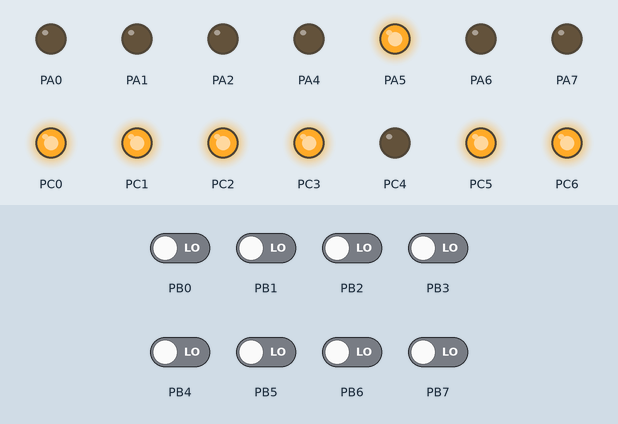
This program was run on a simulated ATmega32, built with avr-gcc and emulated at 1 MHz. Parts: output pins drawn as LEDs (lit = HIGH). The inputs (shaded band) are chosen by the test bench; at power-on: PB0–7 LOW.

Above: at 1.2 s.
1.3 s: PB0 driven HIGH
At 2.2 s:
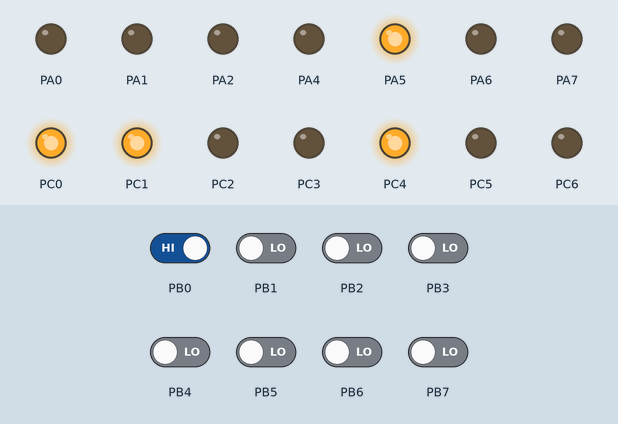
2.8 s: PB1 driven HIGH
At 3.3 s:
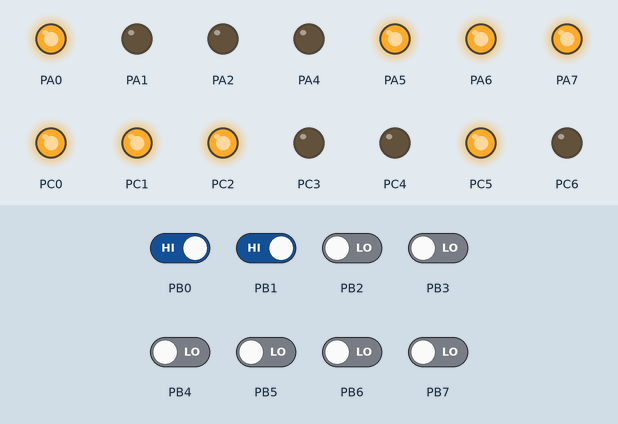
4.3 s: PB2 driven HIGH
At 5.5 s:
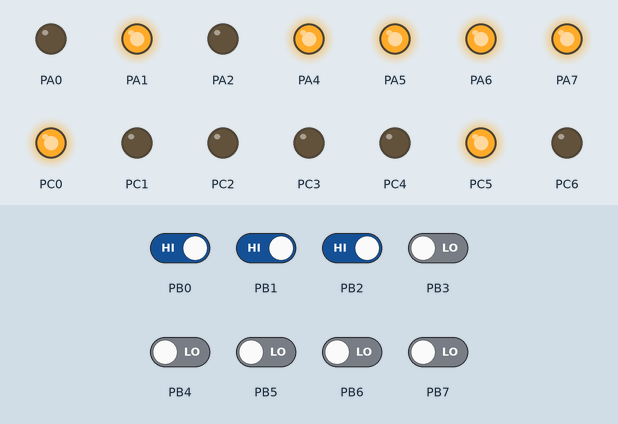
5.8 s: PB3 driven HIGH
At 6.8 s:
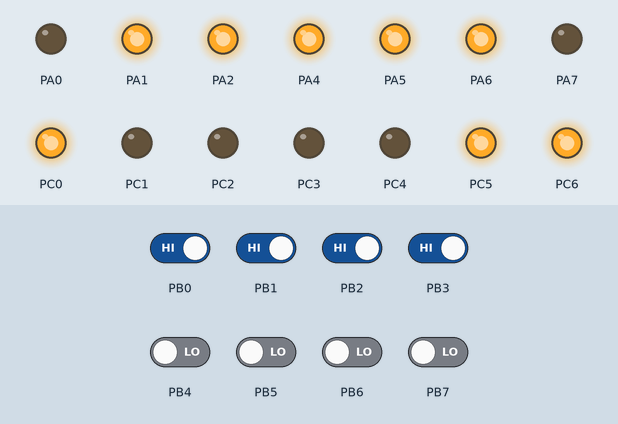
7.3 s: PB4 driven HIGH
At 7.9 s:
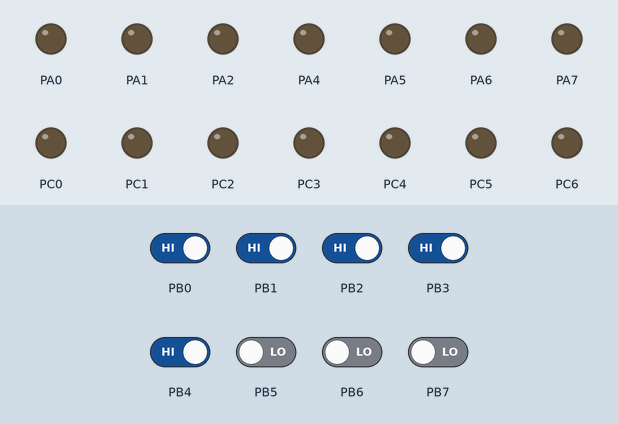
8.8 s: PB2 driven LOW
At 9.1 s:
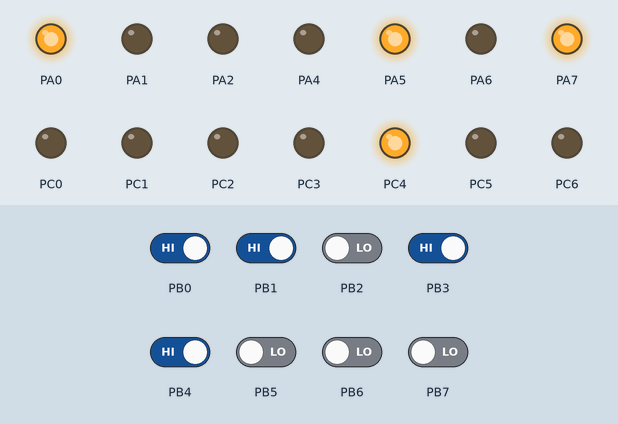
Timing chart, 0 to 11.3 s (numbered marks = the images above; inputs shaded):
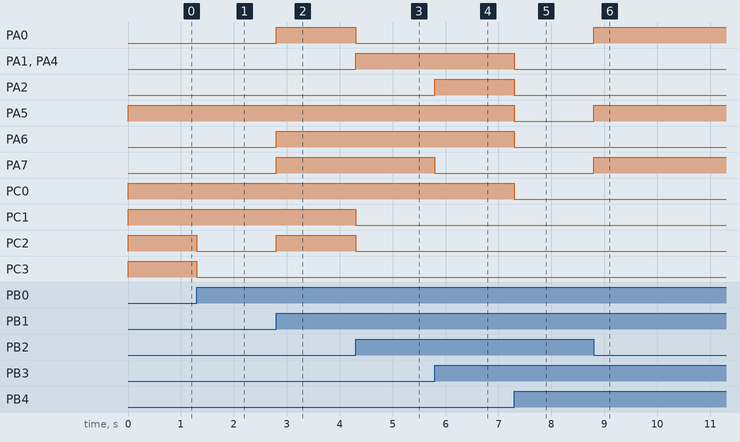

The program:

main.cpp
```cpp
/*
 * Instruction.cpp
 *
 * Created: 23/02/2023 10:55:52 am
 * Author : hp
 */

#define F_CPU 1000000UL
#include <avr/io.h>
#include <util/delay.h>

uint16_t INSTRUCTIONS[1<<8] = {
	0x206f, 0x2013, 0x702e, 0xe127, 0x6123, 0xb724, 0x5213, 0xf221, 0x8321, 0xa1c0, 0x1331, 0xd224, 0x5610, 0x7661, 0x5620, 0x7661, 0xa1a0, 0x4727, 0x9421, 0x3115, 0x2661, 0xd620, 0x0241, 0x2661, 0xd610, 0xa1c0, 0x8271, 0xa110
};//0010000001101111, 00100000 00010011

int main(void)
{
	// Some pins of PORTC can not be used for I/O directly.
	// turn of JTAG to use them
	// o write a 1 to the JTD bit twice consecutively to turn it off
	MCUCSR = (1<<JTD);  MCUCSR = (1<<JTD);
	//input in b, a[0] -[3]opcode, a[4]-[7]=srcreg1, c[0]-[3] srcreg2/dstreg, c[[4]-[7] dstreg/shamt

	DDRB = 0x00;	// input pc in pinb

	// Instruction : D[7:0]C[7:0]
	DDRA = 0xFF;	// upper 8-bits of instruction a[7:4] is srcreg1, a[3:0] is opcode
	DDRC = 0xFF;	// lower 8-bits of instruction c[7:4] is srcreg2/dstreg, c[3:0] is dstreg/shamt

	uint8_t pc = -1;
	uint16_t instruction;
	/* Replace with your application code */
	while (1)
	{
		if (PINB != pc) {
			pc = PINB;
			instruction = INSTRUCTIONS[pc];
			PORTC = (uint8_t) instruction;//lower 8
			PORTA = (uint8_t) (instruction >> 8);
			_delay_ms(50);
		}
		//pc=1;
		//instruction=INSTRUCTIONS[pc];
		//PORTC = (uint8_t) instruction;//lower
		//PORTA = (uint8_t) (instruction >> 8);
	}
}
```

Measured:
- after the input at 1.3 s, PC2, PC3, PC5, PC6: HIGH → LOW at once; PC4: LOW → HIGH at once
- after the input at 2.8 s, PA0, PA6, PA7, PC2, PC5: LOW → HIGH at once; PC4: HIGH → LOW at once
- after the input at 4.3 s, PA0, PC1, PC2: HIGH → LOW at once; PA1, PA4: LOW → HIGH at once
- after the input at 5.8 s, PA2, PC6: LOW → HIGH at once; PA7: HIGH → LOW at once
- after the input at 7.3 s, PA1, PA2, PA4–6, PC0, PC5, PC6: HIGH → LOW at once
- after the input at 8.8 s, PA0, PA5, PA7, PC4: LOW → HIGH at once
